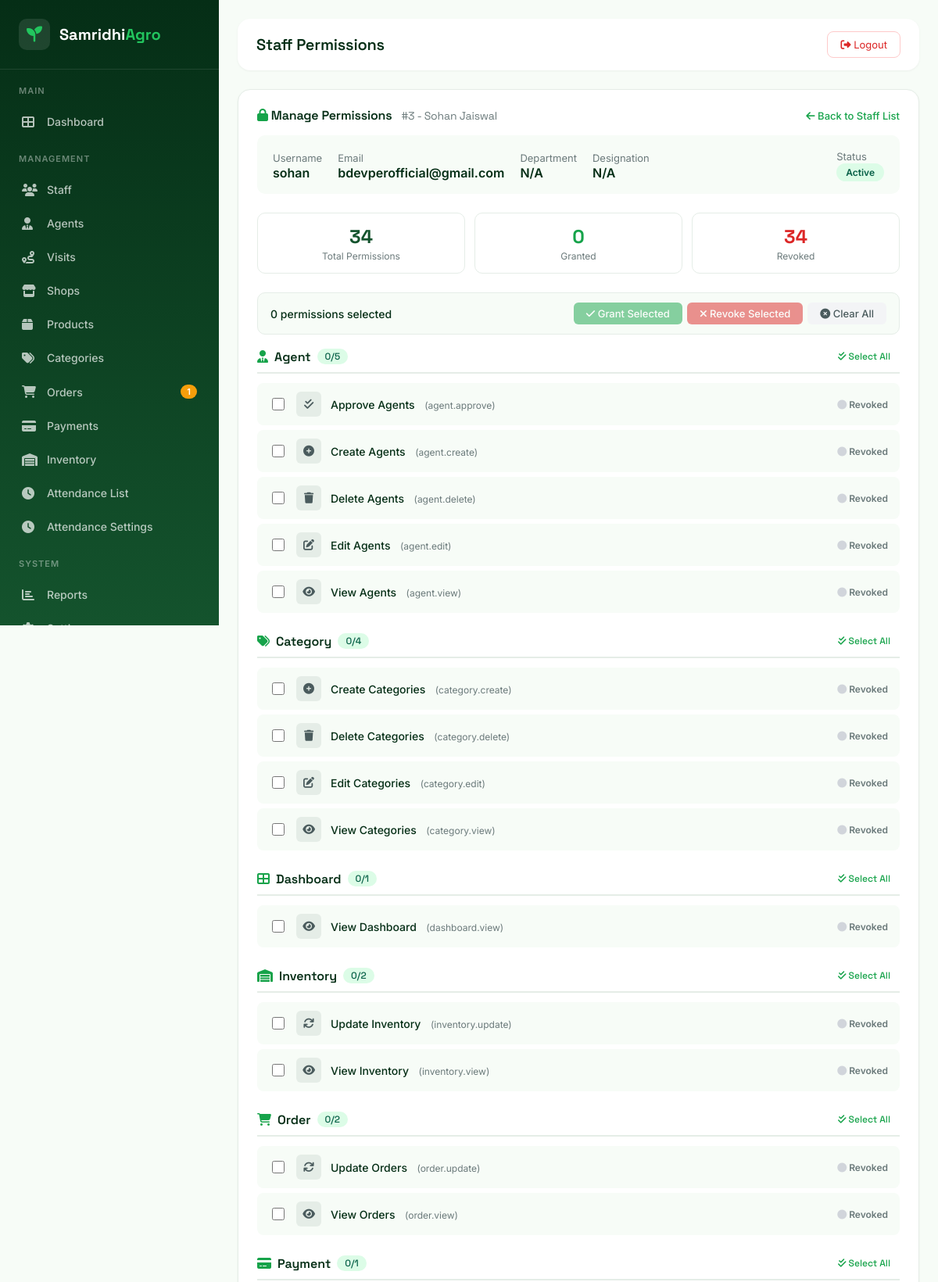
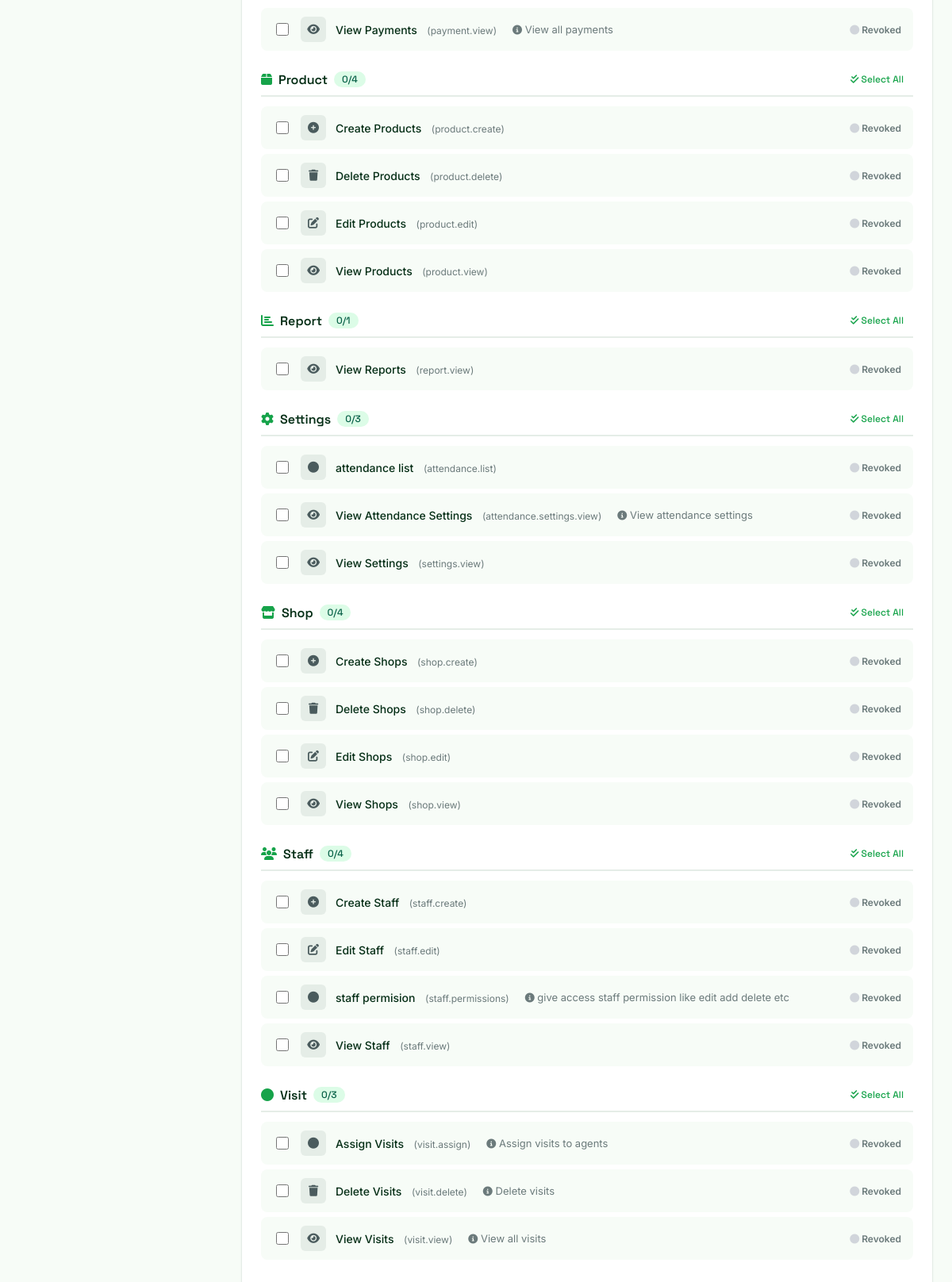
Page /admin/staff-permissions.php?id=3 (signed in) on the committed database (2 pictures, top to bottom).
### tables this page shows
CREATE TABLE `users` (
  `id` int(11) NOT NULL,
  `username` varchar(50) NOT NULL,
  `email` varchar(100) NOT NULL,
  `password_hash` varchar(255) NOT NULL,
  `full_name` varchar(100) NOT NULL,
  `phone` varchar(20) DEFAULT NULL,
  `avatar` varchar(255) DEFAULT NULL,
  `role` enum('admin','staff','agent','shop') NOT NULL DEFAULT 'staff',
  `status` enum('active','inactive','suspended') NOT NULL DEFAULT 'active',
  `last_login` datetime DEFAULT NULL,
  `last_ip` varchar(45) DEFAULT NULL,
  `created_at` datetime NOT NULL DEFAULT current_timestamp(),
  `updated_at` datetime NOT NULL DEFAULT current_timestamp() ON UPDATE current_timestamp()
);

CREATE TABLE `permissions` (
  `id` int(11) NOT NULL,
  `permission_name` varchar(100) NOT NULL,
  `permission_slug` varchar(100) NOT NULL,
  `module` varchar(50) NOT NULL,
  `description` text DEFAULT NULL,
  `created_at` datetime NOT NULL DEFAULT current_timestamp()
);

### config/database.php (called while the page is built, shortened)
<?php
class Database {
    private static $instance = null;
    private $connection;
    private function __construct() {
        try {
            $dsn = "mysql:host=" . DB_HOST . ";dbname=" . DB_NAME . ";charset=" . DB_CHARSET;
            $options = [
                PDO::ATTR_ERRMODE => PDO::ERRMODE_EXCEPTION,
                PDO::ATTR_DEFAULT_FETCH_MODE => PDO::FETCH_ASSOC,
                PDO::ATTR_EMULATE_PREPARES => false,
                PDO::ATTR_PERSISTENT => false,
                PDO::MYSQL_ATTR_INIT_COMMAND => "SET NAMES utf8mb4",
                PDO::MYSQL_ATTR_USE_BUFFERED_QUERY => true,
            ];
            $this->connection = new PDO($dsn, DB_USER, DB_PASS, $options);
        } catch (PDOException $e) {
            error_log("Database Connection Error: " . $e->getMessage());
            die("
                <!DOCTYPE html>
                <html>
                <head>
                    <title>Database Connection Error</title>
                    <style>
                        body { font-family: Arial, sans-serif; background: #f8f9fa; display: flex; justify-content: center; align-items: center; height: 100vh; margin: 0; }
                        .error-box { background: white; padding: 40px; border-radius: 8px; box-shadow: 0 2px 10px rgba(0,0,0,0.1); max-width: 500px; text-align: center; }
                        h1 { color: #dc3545; margin-bottom: 10px; }
                        p { color: #6c757d; line-height: 1.6; }
                        .icon { font-size: 48px; margin-bottom: 20px; }
                    </style>
                </head>
                <body>
                    <div class='error-box'>
                        <div class='icon'>🔌</div>
                        <h1>Database Connection Failed</h1>
                        <p>Unable to connect to the database. Please check your configuration and ensure the database service is running.</p>
                        <p style='font-size: 12px; color: #999;'>Error: " . htmlspecialchars($e->getMessage()) . "</p>
                    </div>
                </body>
                </html>
            ");
        }
    }
    public static function getInstance() {
        if (self::$instance === null) {
            self::$instance = new self();
        }
        return self::$instance;
    }
    public function query($sql, $params = []) {
        $stmt = $this->connection->prepare($sql);
        $stmt->execute($params);
        return $stmt;
    }
    public function fetchOne($sql, $params = []) {
        $stmt = $this->query($sql, $params);
        return $stmt->fetch();
    }
    public function fetchAll($sql, $params = []) {
        $stmt = $this->query($sql, $params);
        return $stmt->fetchAll();
    }
}
function getDB() {
    return Database::getInstance();
}

### config/functions.php (called while the page is built, shortened)
<?php
function escapeHtml($string)
{
    return htmlspecialchars((string)$string, ENT_QUOTES | ENT_HTML5, 'UTF-8');
}
function getModuleIcon($module)
{
    $icons = [
        'dashboard' => 'th-large',
        'staff' => 'users',
        'agent' => 'user-tie',
        'shop' => 'store',
        'product' => 'box',
        'category' => 'tags',
        'order' => 'shopping-cart',
        'inventory' => 'warehouse',
        'report' => 'chart-bar',
        'settings' => 'cog',
        'security' => 'shield-alt',
        'payment' => 'credit-card',
        'attendance' => 'calendar-check',
        'visits' => 'route',
        'leads' => 'bullhorn',
        'auth' => 'user-lock',
        'profile' => 'user-circle',
        'general' => 'circle'
    ];
    return $icons[$module] ?? 'circle';
}
function getPermissionIcon($slug)
{
    if (strpos($slug, 'view') !== false) {
        return 'eye';
    }
    if (strpos($slug, 'create') !== false) {
        return 'plus-circle';
    }
    if (strpos($slug, 'edit') !== false) {
        return 'edit';
    }
    if (strpos($slug, 'delete') !== false) {
        return 'trash';
    }
    if (strpos($slug, 'approve') !== false) {
        return 'check-double';
    }
    if (strpos($slug, 'update') !== false) {
        return 'sync';
    }
    return 'circle';
}

### admin/staff-permissions.php (the view, shortened to what this page needs)
<?php
require_once '../config/database.php';
require_once '../config/functions.php';
$db = getDB();
$staffId = isset($_GET['id']) ? (int)$_GET['id'] : 0;
$sql = "SELECT u.*, sp.department, sp.designation
        FROM users u
        LEFT JOIN staff_profiles sp ON u.id = sp.user_id
        WHERE u.id = ? AND u.role = 'staff'";
$staff = $db->fetchOne($sql, [$staffId]);
$sql = "SELECT * FROM permissions ORDER BY module, permission_name";
$allPermissions = $db->fetchAll($sql);
$sql = "SELECT permission_id FROM user_permissions WHERE user_id = ?";
$userPermissions = $db->fetchAll($sql, [$staffId]);
$userPermissionIds = array_column($userPermissions, 'permission_id');
$groupedPermissions = [];
foreach ($allPermissions as $perm) {
    $module = $perm['module'] ?? 'General';
    if (!isset($groupedPermissions[$module])) {
        $groupedPermissions[$module] = [];
    }
    $perm['has_permission'] = in_array($perm['id'], $userPermissionIds);
    $groupedPermissions[$module][] = $perm;
}
require_once '../includes/admin_header.php';
?>
<div class="content-card">
    <div class="card-header">
        <h3 class="card-title">
            <i class="fas fa-lock" style="color: #16A34A;"></i>
            Manage Permissions
            <span style="font-size: 14px; font-weight: 400; color: #6B7A7B; margin-left: 8px;">
                #<?php echo $staff['id']; ?> - <?php echo escapeHtml($staff['full_name']); ?>
            </span>
        </h3>
        <a href="admin/staff.php" class="card-action">
            <i class="fas fa-arrow-left"></i> Back to Staff List
        </a>
    </div>
    <div style="background: #F7FCF7; border-radius: 10px; padding: 16px 20px; margin-bottom: 24px; display: flex; flex-wrap: wrap; gap: 20px; align-items: center;">
        <div>
            <span style="font-size: 13px; color: #6B7A7B;">Username</span>
            <div style="font-weight: 600; color: #052E16;"><?php echo escapeHtml($staff['username']); ?></div>
        </div>
        <div>
            <span style="font-size: 13px; color: #6B7A7B;">Email</span>
            <div style="font-weight: 600; color: #052E16;"><?php echo escapeHtml($staff['email']); ?></div>
        </div>
        <div>
            <span style="font-size: 13px; color: #6B7A7B;">Department</span>
            <div style="font-weight: 600; color: #052E16;"><?php echo escapeHtml($staff['department'] ?? 'N/A'); ?></div>
        </div>
        <div>
            <span style="font-size: 13px; color: #6B7A7B;">Designation</span>
            <div style="font-weight: 600; color: #052E16;"><?php echo escapeHtml($staff['designation'] ?? 'N/A'); ?></div>
        </div>
        <div style="margin-left: auto;">
            <span style="font-size: 13px; color: #6B7A7B;">Status</span>
            <div>
                <?php
                $statusColors = [
                    'active' => 'badge-success',
                    'inactive' => 'badge-warning',
                    'suspended' => 'badge-danger'
                ];
                $color = $statusColors[$staff['status']] ?? 'badge-secondary';
                ?>
                <span class="badge-status <?php echo $color; ?>">
                    <?php echo ucfirst($staff['status']); ?>
                </span>
            </div>
        </div>
    </div>
    <?php
    $totalPermissions = count($allPermissions);
    $grantedPermissions = count($userPermissionIds);
    $revokedPermissions = $totalPermissions - $grantedPermissions;
    ?>
    <div class="permission-stats">
        <div class="stat-box stat-total">
            <div class="stat-number"><?php echo $totalPermissions; ?></div>
            <div class="stat-label">Total Permissions</div>
        </div>
        <div class="stat-box stat-granted">
            <div class="stat-number"><?php echo $grantedPermissions; ?></div>
            <div class="stat-label">Granted</div>
        </div>
        <div class="stat-box stat-revoked">
            <div class="stat-number"><?php echo $revokedPermissions; ?></div>
            <div class="stat-label">Revoked</div>
        </div>
    </div>
    <div class="bulk-actions" id="bulkActions">
        <span class="selected-count" id="selectedCount">0 permissions selected</span>
        <div style="display: flex; gap: 6px; flex-wrap: wrap; margin-left: auto;">
            <button type="button" class="btn-bulk btn-grant" id="bulkGrantBtn" disabled onclick="submitBulkAction('grant')">
                <i class="fas fa-check"></i> Grant Selected
            </button>
            <button type="button" class="btn-bulk btn-revoke" id="bulkRevokeBtn" disabled onclick="submitBulkAction('revoke')">
                <i class="fas fa-times"></i> Revoke Selected
            </button>
            <button type="button" class="btn-bulk btn-clear" onclick="clearAllSelections()">
                <i class="fas fa-times-circle"></i> Clear All
            </button>
        </div>
    </div>
    <form method="POST" action="" id="permissionForm">
        <?php if (empty($groupedPermissions)): ?>
            <div style="text-align: center; padding: 40px; color: #6B7A7B;">
                <i class="fas fa-lock" style="font-size: 32px; display: block; margin-bottom: 12px; color: #D1D5DB;"></i>
                No permissions found in the system.
            </div>
        <?php else: ?>
            <?php foreach ($groupedPermissions as $module => $permissions): ?>
                <div class="permission-group">
                    <div class="permission-group-title">
                        <i class="fas fa-<?php echo getModuleIcon($module); ?>" style="color: #16A34A;"></i>
                        <?php echo escapeHtml(ucfirst($module)); ?>
                        <span class="badge">
                            <?php
                            $grantedCount = count(array_filter($permissions, function($p) { return $p['has_permission']; }));
                            echo $grantedCount . '/' . count($permissions);
                            ?>
                        </span>
                        <button type="button" class="select-all-btn" onclick="toggleGroupSelect(this, '<?php echo $module; ?>')">
                            <i class="fas fa-check-double"></i> Select All
                        </button>
                    </div>
                    <?php foreach ($permissions as $perm): ?>
                        <div class="permission-item" data-module="<?php echo $module; ?>">
                            <div class="permission-checkbox">
                                <input type="checkbox" name="selected_permissions[]" value="<?php echo $perm['id']; ?>"
                                       class="permission-checkbox-input" onchange="updateSelectionCount()">
                            </div>
                            <div class="permission-info" onclick="toggleCheckbox(this)">
                                <div class="permission-icon <?php echo $perm['has_permission'] ? 'has-permission' : ''; ?>">
                                    <i class="fas fa-<?php echo getPermissionIcon($perm['permission_slug']); ?>"></i>
                                </div>
                                <div>
                                    <span class="permission-name"><?php echo escapeHtml($perm['permission_name']); ?></span>
                                    <span class="permission-slug">(<?php echo escapeHtml($perm['permission_slug']); ?>)</span>
                                </div>
                                <?php if (!empty($perm['description'])): ?>
                                    <span class="permission-description">
                                        <i class="fas fa-info-circle" style="color: #6B7A7B; font-size: 12px;"></i>
                                        <?php echo escapeHtml($perm['description']); ?>
                                    </span>
                                <?php endif; ?>
                            </div>
                            <div class="permission-status <?php echo $perm['has_permission'] ? 'granted' : 'revoked'; ?>">
                                <?php if ($perm['has_permission']): ?>
                                    <i class="fas fa-check-circle" style="color: #16A34A;"></i> Granted
                                <?php else: ?>
                                    <i class="fas fa-circle" style="color: #D1D5DB;"></i> Revoked
                                <?php endif; ?>
                            </div>
                        </div>
                    <?php endforeach; ?>
                </div>
            <?php endforeach; ?>
        <?php endif; ?>
    </form>
</div>
<?php require_once '../includes/admin_footer.php'; ?>

### assets/css/style.css (style rules this page uses)
*, *::before, *::after { box-sizing: border-box; }
html { scroll-behavior: smooth; }
body, h1, h2, h3, h4, p, ul, figure { margin: 0; }
a { text-decoration: none; color: inherit; }
button { font: inherit; background: none; border: none; cursor: pointer; }
:root { --forest: #14532d; --agri-green: #16a34a; --fresh-green: #22c55e; --light-green: #dcfce7; --dark-green: #052e16; --leaf-green: #65a30d; --soft-mint: #f0fdf4; --bg: #f7fcf7; --white: #ffffff; --gold: #eab308; --gold-dark: #b45309; --text-strong: #0b2313; --text-body: #34493d; --text-muted: #6b8574; --font-display: "Space Grotesk", "Segoe UI", sans-serif; --font-body: "Inter", "Segoe UI", sans-serif; --r-sm: 14px; --r-md: 20px; --r-lg: 28px; --shadow-sm: 0 4px 16px rgba(5, 46, 22, 0.08); --shadow-md: 0 12px 32px rgba(5, 46, 22, 0.12); --shadow-lg: 0 24px 60px rgba(5, 46, 22, 0.18); --container-w: 1240px; --nav-h: 84px; }
body { font-family: var(--font-body); color: var(--text-body); background: var(--bg); -webkit-font-smoothing: antialiased; }
h1, h2, h3, h4 { font-family: var(--font-display); color: var(--text-strong); line-height: 1.15; letter-spacing: -0.01em; }
h3 { font-size: 1.15rem; font-weight: 600; }

### includes/admin_header.php (style rules this page uses)
.content-card { background: white; border-radius: 16px; padding: 24px; box-shadow: 0 1px 3px rgba(0, 0, 0, 0.05); border: 1px solid #E5EDE7; margin-bottom: 24px; }
.content-card .card-header { display: flex; justify-content: space-between; align-items: center; margin-bottom: 16px; }
.content-card .card-title { font-family: 'Space Grotesk', sans-serif; font-size: 16px; font-weight: 600; color: #052E16; }
.content-card .card-action { font-family: 'Inter', sans-serif; font-size: 13px; color: #16A34A; text-decoration: none; font-weight: 500; }
.badge-status { display: inline-block; padding: 4px 12px; border-radius: 20px; font-size: 12px; font-weight: 600; text-transform: capitalize; }
.badge-status.badge-success { background: #DCFCE7; color: #065F46; }

### rows in the picture
users: id "3", full_name "Sohan Jaiswal", username "sohan", email "bdevperofficial@gmail.com", status "Active"
permissions: permission_name "Approve Agents", permission_slug "agent.approve"
permissions: permission_name "Create Agents", permission_slug "agent.create"
permissions: permission_name "Delete Agents", permission_slug "agent.delete"
permissions: permission_name "Edit Agents", permission_slug "agent.edit"
permissions: permission_name "View Agents", permission_slug "agent.view"
permissions: permission_name "Create Categories", permission_slug "category.create"
permissions: permission_name "Delete Categories", permission_slug "category.delete"
permissions: permission_name "Edit Categories", permission_slug "category.edit"
permissions: permission_name "View Categories", permission_slug "category.view"
permissions: permission_name "View Dashboard", permission_slug "dashboard.view"
permissions: permission_name "Update Inventory", permission_slug "inventory.update"
permissions: permission_name "View Inventory", permission_slug "inventory.view"
permissions: permission_name "Update Orders", permission_slug "order.update"
permissions: permission_name "View Orders", permission_slug "order.view"
permissions: permission_name "View Payments", permission_slug "payment.view", description "View all payments"
permissions: permission_name "Create Products", permission_slug "product.create"
permissions: permission_name "Delete Products", permission_slug "product.delete"
permissions: permission_name "Edit Products", permission_slug "product.edit"
permissions: permission_name "View Products", permission_slug "product.view"
permissions: permission_name "View Reports", permission_slug "report.view"
permissions: permission_name "attendance list", permission_slug "attendance.list"
permissions: permission_name "View Attendance Settings", permission_slug "attendance.settings.view", description "View attendance settings"
permissions: permission_name "View Settings", permission_slug "settings.view"
permissions: permission_name "Create Shops", permission_slug "shop.create"
permissions: permission_name "Delete Shops", permission_slug "shop.delete"
permissions: permission_name "Edit Shops", permission_slug "shop.edit"
permissions: permission_name "View Shops", permission_slug "shop.view"
permissions: permission_name "Create Staff", permission_slug "staff.create"
permissions: permission_name "Edit Staff", permission_slug "staff.edit"
permissions: permission_name "staff permision", permission_slug "staff.permissions", description "give access staff permission like edit add delete etc"
permissions: permission_name "View Staff", permission_slug "staff.view"
permissions: permission_name "Assign Visits", permission_slug "visit.assign", description "Assign visits to agents"
permissions: permission_name "Delete Visits", permission_slug "visit.delete", description "Delete visits"
permissions: permission_name "View Visits", permission_slug "visit.view", description "View all visits"

### other values in the picture
$pendingOrders "1"
escapeHtml($pageTitle) "Staff Permissions"
escapeHtml($staff['department'] ?? 'N/A') "N/A"
escapeHtml($staff['designation'] ?? 'N/A') "N/A"
$totalPermissions "34"
$grantedPermissions "0"
$revokedPermissions "34"
escapeHtml(ucfirst($module)) "Agent"
$grantedCount "0"
count($permissions) "5"
escapeHtml(ucfirst($module)) "Category"
count($permissions) "4"
escapeHtml(ucfirst($module)) "Dashboard"
count($permissions) "1"
escapeHtml(ucfirst($module)) "Inventory"
